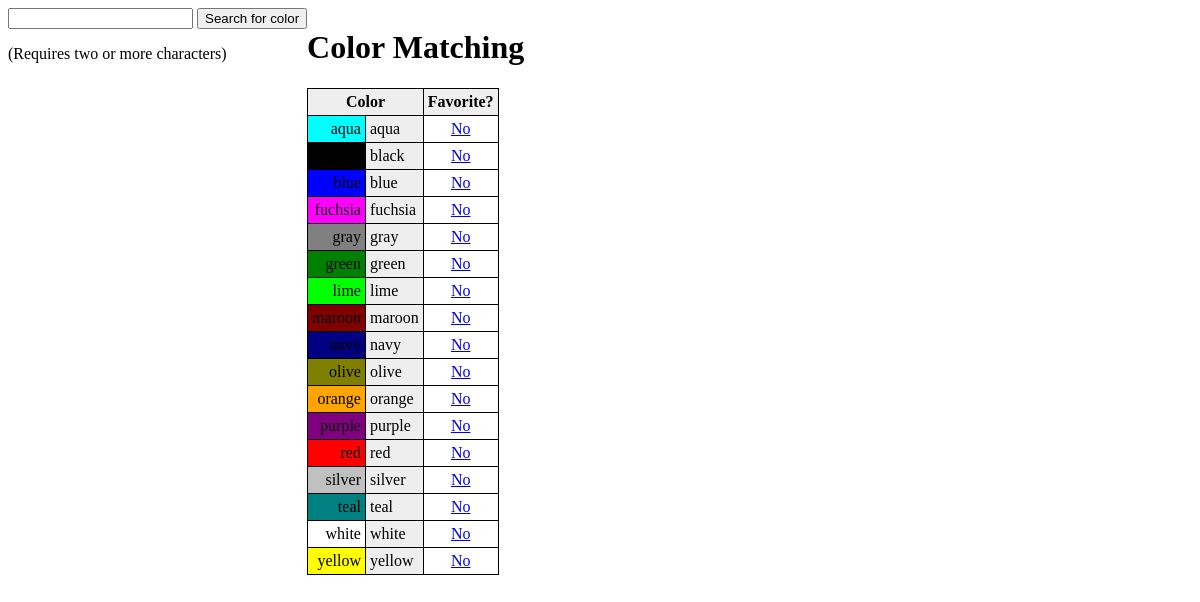
Screenshot of /color/ with the database file from the repository.
### color/models.py (models this page shows, shortened)
class Color(models.Model):
      name = models.CharField(max_length=20)
      is_favorited = models.BooleanField(default=False)
      class Meta:
          ordering = ['name']

### color/views.py (the view)
class ColorList(ListView):
    model = Color
    context_object_name = "colors"
    def dispatch(self, request, *args, **kwargs):
        self.request = request     #So get_context_data can access it.
        return super(ColorList, self).dispatch(request, *args, **kwargs)
    def get_queryset(self):
        return  super(ColorList, self).get_queryset()
    def get_context_data(self, **kwargs):
        context = super(ColorList, self).get_context_data(**kwargs)
        global  MIN_SEARCH_CHARS
        search_text = ""
        if(self.request.method == "GET"):
            search_text = self.request.GET.get("search_text", "").strip().lower()
            if(len(search_text) < MIN_SEARCH_CHARS):
                search_text = ""
        if(search_text != ""):
            color_search_results = Color.objects.filter(name__contains=search_text)
        else:
            color_search_results = []
        context["search_text"] = search_text
        context["color_search_results"] = color_search_results
        context["MIN_SEARCH_CHARS"] = MIN_SEARCH_CHARS
        return  context

### color/templates/color/color_list.html (shortened to what this page needs)
{% load humanize %}
<!DOCTYPE html>
<html lang="en">
   <head>
   </head>
<body>
   <div class="search_section">
      <form id="search_colors_form_id" method="get" action="{% url 'color_list' %}">
         <input type="text" id="search_text" name="search_text"/>
         <input id="id_pic_submit_button" type="submit" value="Search for color"/>
         <p>(Requires {{ MIN_SEARCH_CHARS|apnumber }} or more characters)</p>
      </form>
   </div>
   <div class="content_section">
      <h1>Color Matching</h1>
      {% if  colors.count == 0 %}
         <p><i>There are no colors in the database.</i></p>
      {% else %}
         <table>
            <tr>
               <th colspan="2">Color</th>
               <th>Favorite?</th>
            </tr>
            {% for  color in colors %}
               <tr>
                  <td style="background-color: {{ color.name }};" class="td__color_color"
                     >{{ color.name }}</td>
                  <td class="td__color_name">{{ color.name }}</td>
                  <td class="{% if not color.is_favorited %}un{% endif %}liked"
                     ><a href="{% url 'toggle_color_like' color.id %}"
                     >{% if color.is_favorited %}Yes{% else %}No{% endif %}</a></td>
               </tr>
            {% endfor %}
         </table>
      {% endif %}
   </div>
</body></html>

### color/templates/color/color_list.html (style rules this page uses)
.search_section { float: left; }
.content_section { float: left; }
table { border:1px solid #000; border-spacing: 0px; background-color: #EEE; border-collapse:collapse; }
th { border:1px solid #000; padding: 4px; }
td { text-align: center; vertical-align: middle; padding: 4px; border:1px solid #000; }
.td__color_color { text-align: right; }
.td__color_name { text-align: left; }
.unliked { text-align: center; background-color: white; }

### rows the page displays
Color: name "aqua", is_favorited "No"
Color: name "black", is_favorited "No"
Color: name "blue", is_favorited "No"
Color: name "fuchsia", is_favorited "No"
Color: name "gray", is_favorited "No"
Color: name "green", is_favorited "No"
Color: name "lime", is_favorited "No"
Color: name "maroon", is_favorited "No"
Color: name "navy", is_favorited "No"
Color: name "olive", is_favorited "No"
Color: name "orange", is_favorited "No"
Color: name "purple", is_favorited "No"
Color: name "red", is_favorited "No"
Color: name "silver", is_favorited "No"
Color: name "teal", is_favorited "No"
Color: name "white", is_favorited "No"
Color: name "yellow", is_favorited "No"

### other values shown
{{ MIN_SEARCH_CHARS|apnumber }} "two"
